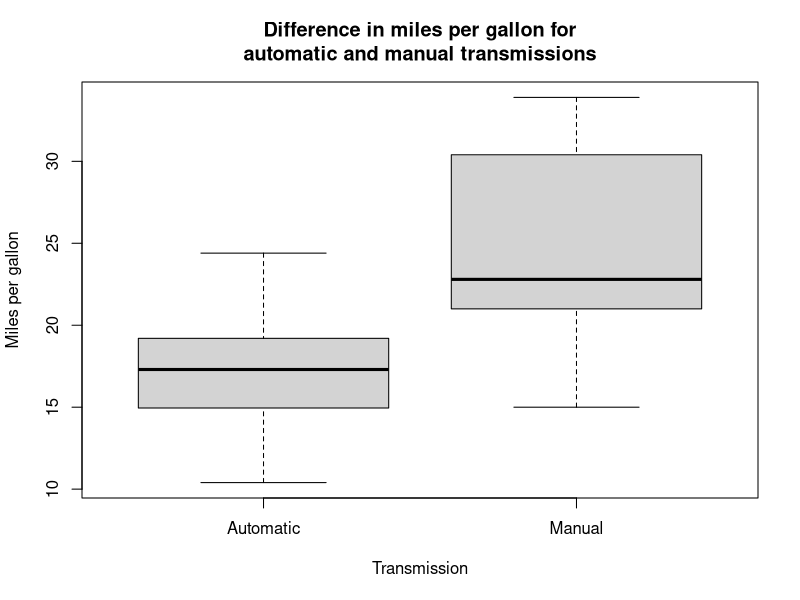
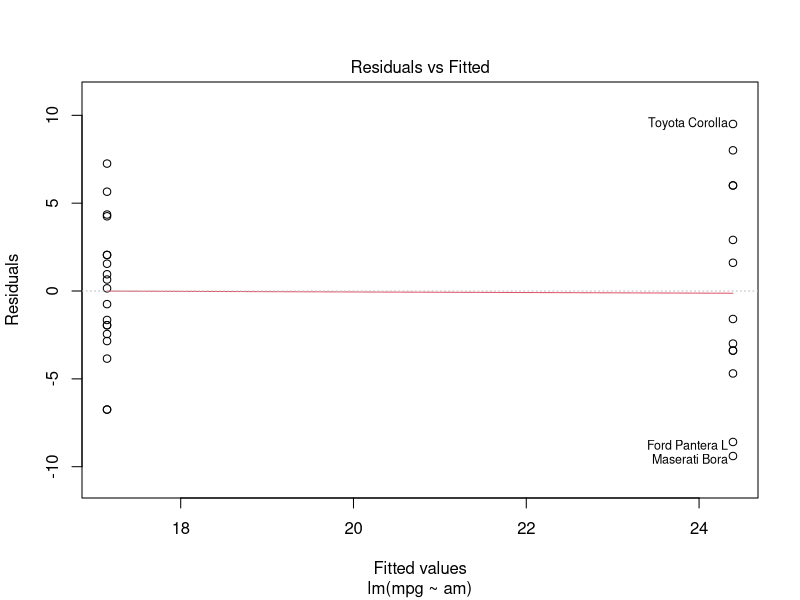
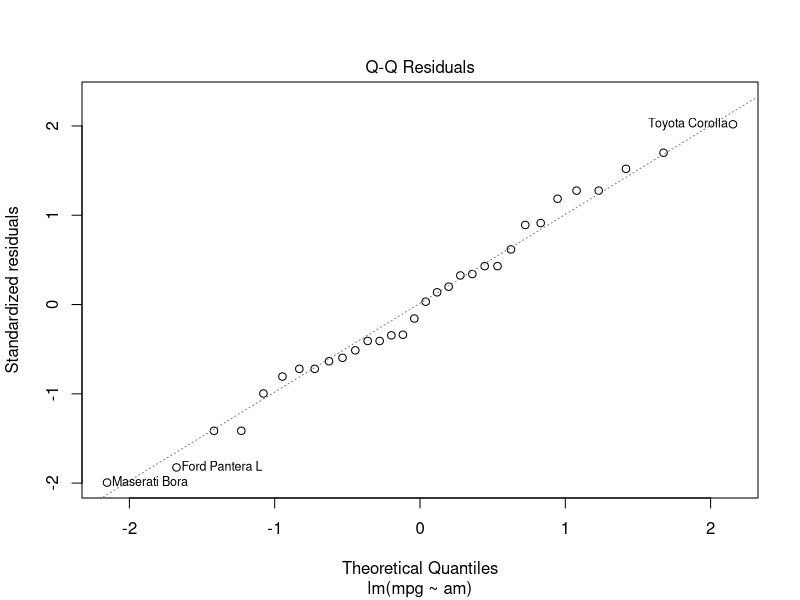
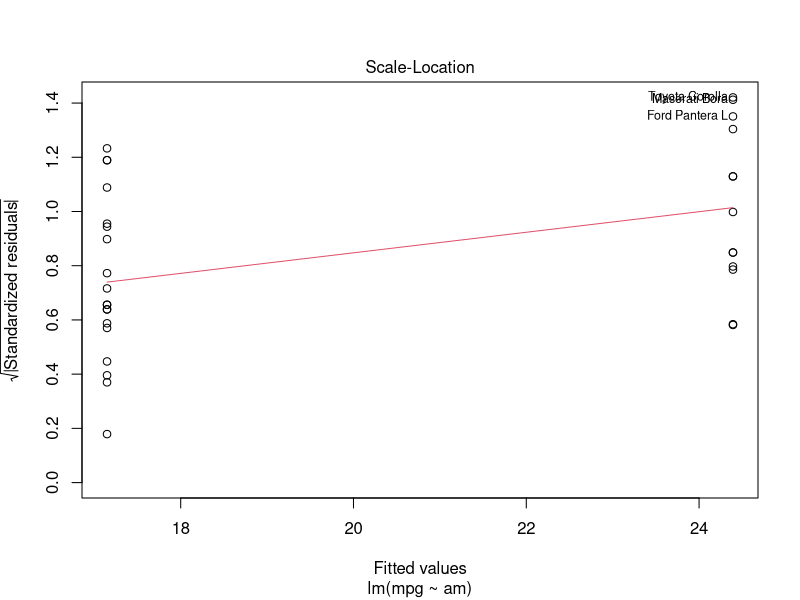
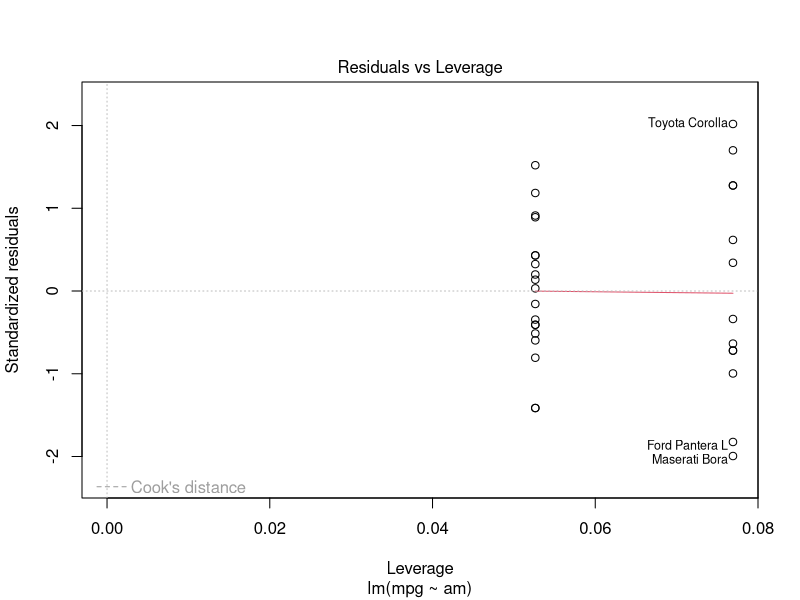

Reproduce these figures in R, in order.
## ---- chunk 1
data(mtcars)
## ---- chunk 2
mean(mtcars$mpg[mtcars$am == 1]) - mean(mtcars$mpg[mtcars$am == 0])
## ---- chunk 3
fit_am <- lm(mpg ~ am, data = mtcars)
summary(fit_am)$coefficient
## ---- chunk 4
abs(cor(mtcars)[1,]) > 0.5
## ---- chunk 5
fit_8 <- lm(mpg ~ cyl + disp + hp + drat + wt + vs + am + carb, data = mtcars)
## ---- chunk 6
library(car)
vif(fit_8)
## ---- chunk 7
fit_4 <- lm(mpg ~ drat + vs + am + carb, data = mtcars)
## ---- chunk 8
fit_3 <- lm(mpg ~ vs + am + carb, data = mtcars)
## ---- chunk 9

## ---- chunk 10
boxplot(mpg ~ am, data = mtcars, 
        ylab = "Miles per gallon", xlab = "Transmission", xaxt = "n",
        main = "Difference in miles per gallon for\nautomatic and manual transmissions")
axis(1, at = c(1,2), labels = c("Automatic", "Manual"))
## ---- chunk 11
plot(fit_am)
## ---- chunk 12
summary(fit_8)
## ---- chunk 13
summary(fit_4)
## ---- chunk 14
summary(fit_3)
## ---- chunk 15
anova(fit_am, fit_3, fit_4, fit_8)
